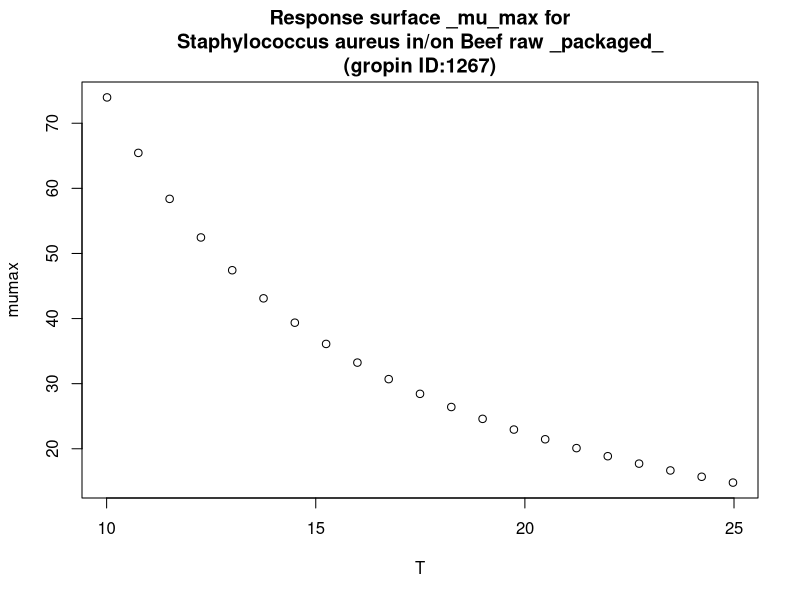

Recreate this plot in R.
#############################
# start of Parameter script
#############################
T <- seq(10.01,24.975024975025,length.out=21)
#############################
# end of Parameter script
#############################
############################# 
# start of Model script Gropin ID 1267 
#############################
 
# constant coefficients for this model
 
variables <- data.frame(T)
argumentsPar <- unique.data.frame(expand.grid(variables))
 
# heart of the model
response_surface <- function(T) {
   mumax <-358.2/T-6.756+4503/T^2

	return(mumax=mumax)
} 

# output parameters
responseSurface <- cbind(argumentsPar,response_surface(argumentsPar['T']))
colnames(responseSurface) <- c(colnames(argumentsPar),'mumax')
#############################
# End of Model script
#############################
############################# 
# start of Visualisation script Gropin ID 1267 
#############################
titleText <-'Response surface _mu_max for
Staphylococcus aureus in/on Beef raw _packaged_
(gropin ID:1267)'
plot(T,responseSurface$'mumax',xlab='T',
                          ylab='mumax',main=titleText)
#############################
# End of Visualisation script
#############################
